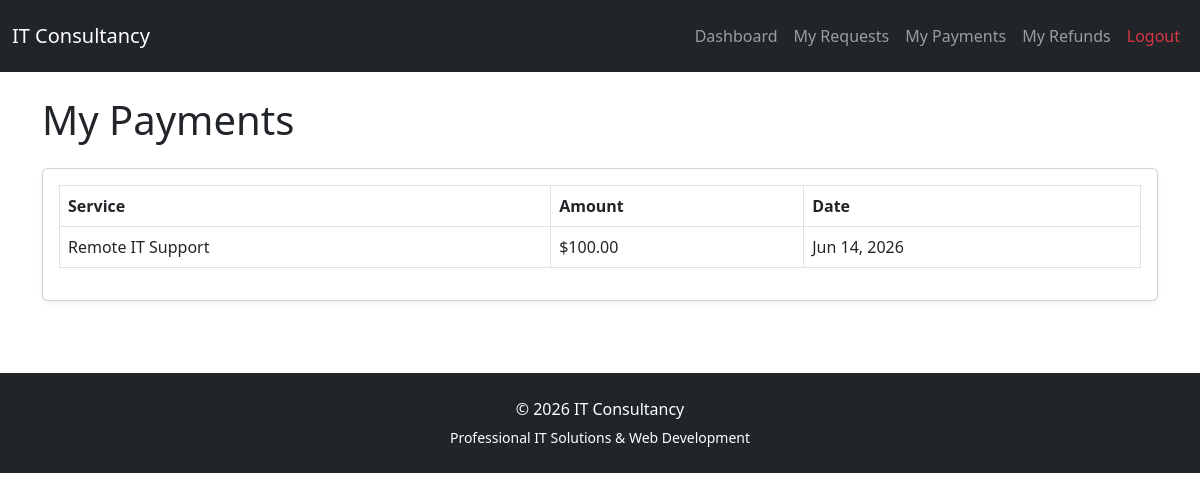
/public/index.php?page=customer-payments (signed in), run on the app's committed database.
### tables this page shows
CREATE TABLE `payments` (
  `id` int(11) NOT NULL AUTO_INCREMENT,
  `request_id` int(11) NOT NULL,
  `amount` decimal(10,2) NOT NULL,
  `status` enum('Unpaid','Partially Paid','Paid','Refund Pending','Refunded') DEFAULT 'Unpaid',
  `payment_date` datetime DEFAULT NULL,
  `notes` text DEFAULT NULL,
  `created_at` timestamp NOT NULL DEFAULT current_timestamp(),
  PRIMARY KEY (`id`),
  KEY `request_id` (`request_id`),
  CONSTRAINT `payments_ibfk_1` FOREIGN KEY (`request_id`) REFERENCES `requests` (`id`) ON DELETE CASCADE
);

CREATE TABLE `services` (
  `id` int(11) NOT NULL AUTO_INCREMENT,
  `title` varchar(255) NOT NULL,
  `description` text NOT NULL,
  `created_at` timestamp NOT NULL DEFAULT current_timestamp(),
  `price` decimal(10,2) NOT NULL DEFAULT 0.00,
  `image` varchar(255) DEFAULT NULL,
  PRIMARY KEY (`id`)
);

### public/index.php (called while the page is built, shortened)
<?php
require_once '../routes.php';

### app/views/customer-payments.php (the view, shortened to what this page needs)
<?php
require __DIR__ . '/layouts/header.php';
$customerId = $_SESSION['customer']['id'];
$stmt = $pdo->prepare("
    SELECT
        p.*,
        s.title AS service_title
    FROM payments p
    JOIN requests r
        ON p.request_id = r.id
    JOIN services s
        ON r.service_id = s.id
    WHERE r.customer_id = ?
    ORDER BY p.id DESC
");
$stmt->execute([$customerId]);
$payments = $stmt->fetchAll();
?>
<h1 class="mb-4">
    My Payments
</h1>
<div class="card shadow-sm">
    <div class="card-body">
        <table class="table table-bordered">
            <thead>
                <tr>
                    <th>Service</th>
                    <th>Amount</th>
                    <th>Date</th>
                </tr>
            </thead>
            <tbody>
                <?php if ($payments): ?>
                    <?php foreach ($payments as $payment): ?>
                        <tr>
                            <td>
                                <?= htmlspecialchars($payment['service_title']) ?>
                            </td>
                            <td>
                                $<?= number_format($payment['amount'], 2) ?>
                            </td>
                            <td>
                                <?= date('M d, Y', strtotime($payment['payment_date'])) ?>
                            </td>
                        </tr>
                    <?php endforeach; ?>
                <?php endif; ?>
            </tbody>
        </table>
    </div>
</div>
<?php require __DIR__ . '/layouts/footer.php'; ?>

### data on the page
payments: services.title "Remote IT Support", amount "100.00", payment_date "Jun 14, 2026"
